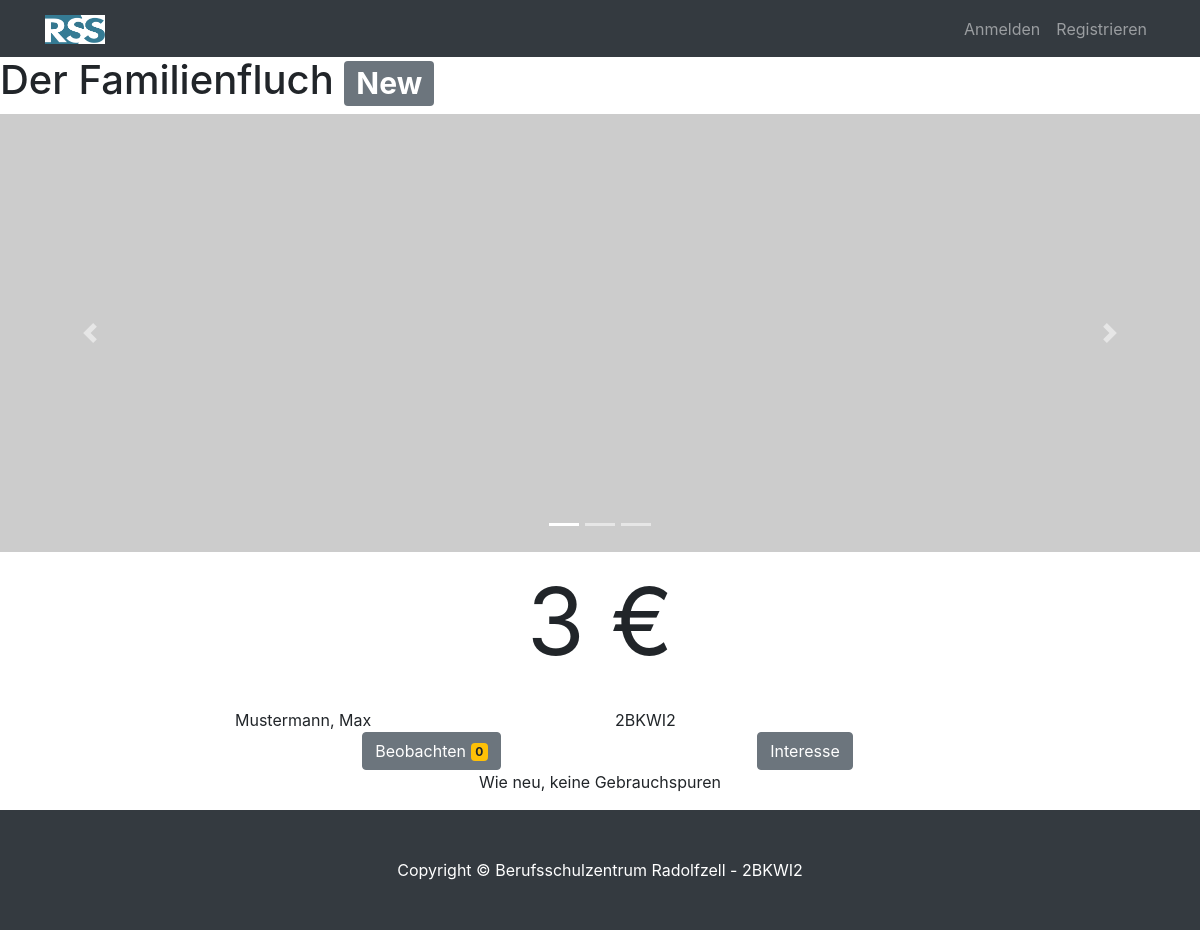
The app's page /web/angebot.php?id=3 with its own data.
### tables this page shows
CREATE TABLE `offer` (
  `id` int(11) NOT NULL,
  `creatorid` int(255) NOT NULL,
  `title` varchar(255) NOT NULL,
  `createdate` timestamp NOT NULL DEFAULT CURRENT_TIMESTAMP,
  `description` longtext NOT NULL,
  `price` int(255) NOT NULL
);

CREATE TABLE IF NOT EXISTS `users` (
  `id` int(10) unsigned NOT NULL AUTO_INCREMENT,
  `email` varchar(255) NOT NULL,
  `passwort` varchar(255) NOT NULL,
  `vorname` varchar(255) NOT NULL DEFAULT '' ,
  `nachname` varchar(255) NOT NULL DEFAULT '' ,
  `class` varchar(20) NOT NULL DEFAULT '' ,
  `created_at` timestamp NOT NULL DEFAULT CURRENT_TIMESTAMP,
  `updated_at` timestamp on update CURRENT_TIMESTAMP NOT NULL DEFAULT CURRENT_TIMESTAMP ,
  `passwortcode` varchar(255) DEFAULT NULL,
  `passwortcode_time` timestamp NULL DEFAULT NULL,
  PRIMARY KEY (`id`), UNIQUE (`email`)
);

### web/angebot.php (the view, shortened to what this page needs)
<?php
include __DIR__ . '/templates/header.inc.php';
?>
<?php
global $pdo;
$statement = $pdo->prepare("SELECT * FROM offer, users WHERE offer.creatorid = users.id AND offer.id = :id");
$statement->execute(array(':id' => $_GET['id']));
while($row = $statement->fetch()) {
?>
<h1><?php echo $row['title'];?> <span class="badge badge-secondary">New</span></h1>
<div id="carouselExampleIndicators" class="carousel slide" data-ride="carousel">
  <ol class="carousel-indicators">
    <li data-target="#carouselExampleIndicators" data-slide-to="0" class="active"></li>
    <li data-target="#carouselExampleIndicators" data-slide-to="1"></li>
    <li data-target="#carouselExampleIndicators" data-slide-to="2"></li>
  </ol>
  <div class="carousel-inner">
    <div class="carousel-item active">
      <img src="https://via.placeholder.com/350x128" class="d-block w-100" alt="...">
    </div>
  </div>
  <a class="carousel-control-prev" href="#carouselExampleIndicators" role="button" data-slide="prev">
    <span class="carousel-control-prev-icon" aria-hidden="true"></span>
  </a>
  <a class="carousel-control-next" href="#carouselExampleIndicators" role="button" data-slide="next">
    <span class="carousel-control-next-icon" aria-hidden="true"></span>
  </a>
</div>
<p class="text-center" style="font-size: 70pt;"><?php echo $row['price'];?> €</p>
<div class="container">
<div class="row justify-content-center">
    <div class="col-sm-4">
      <?php echo $row['nachname'] . ", " . $row['vorname'];?>
    </div>
    <div class="col-sm-4">
     <?php echo $row['class'];?>
    </div>
  </div>
    </div>
    <div class="row justify-content-center">
    <div class="col-sm-4">
<button type="button" class="btn btn-secondary">
Beobachten  <span class="badge badge-warning">0</span>
</button>
    </div>
        <div class="col-sm-">
<input class="btn btn-secondary" type="submit" value="Interesse">
      </div>
      </div>
      <p class="text-center"><?php echo $row['description'];?></p>
<?php
}
?>
<?php
include __DIR__ . '/templates/footer.inc.php';
?>

### web/css/styles.css (style rules this page uses)
body { padding-top: 56px; }

### records on screen
offer: title "Der Familienfluch", price "3", creatorid.nachname "Mustermann", creatorid.vorname "Max", creatorid.class "2BKWI2", description "Wie neu, keine Gebrauchspuren"
